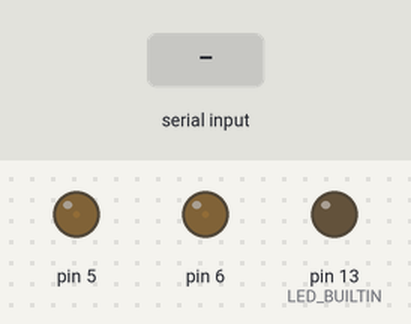
A sketch run on a simulated Arduino Uno, built for the host (arithmetic inside an expression is 32-bit, double 64-bit). Parts: output pins drawn as LEDs (lit = HIGH). Inputs (shaded band) come from the test bench. What the sketch prints to the serial monitor is not drawn.

Above: at 1.7 s.
1.8 s: "3\n" received over Serial
At 4.36 s:
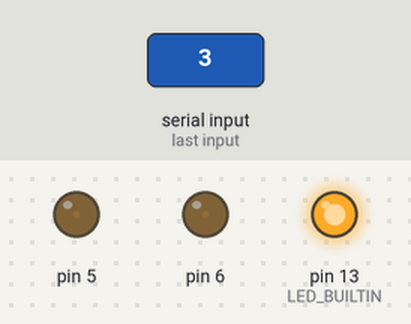
4.8 s: "8\n" received over Serial
7.8 s: "0\n" received over Serial
At 8.8 s:
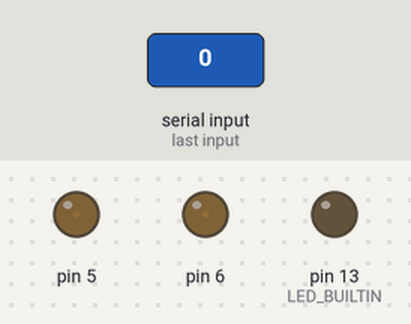
9.3 s: "1\n" received over Serial
At 10.2 s:
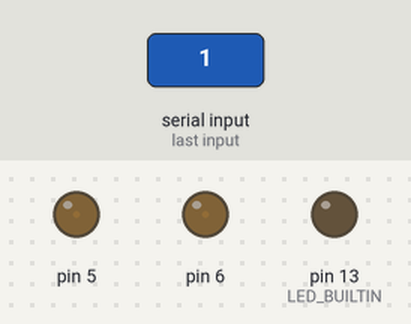
Timing chart, 0 to 13.3 s (numbered marks = the images above; inputs shaded):
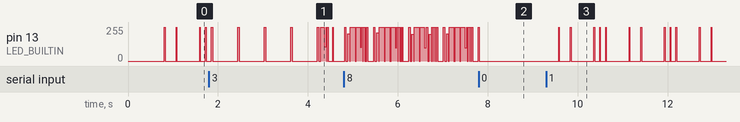

The sketch:

Pretendo.ino
```cpp
// Select target platform (uncomment one)
#define PLATFORM_ARDUINO_UNO
// #define PLATFORM_ARDUINO_DUE
// #define PLATFORM_ESP32

// Uncomment to disable Stereo
// #define PRETENDO_MONO

// Uncomment to disable non-linear mixing emulation
// #define PRETENDO_NO_TRANSFER_FUNCTION

#include "music.h"
#include "pretendo.h"

void killSoundEngine() {
  Sqr1.volume = 0;
  Sqr2.volume = 0;
  Triangle.gate = false;
  Noise.volume = 0;
  DPCM.kill();
}

void playMusic(const byte* musicFile, bool looping = true) {
  killSoundEngine();

  // Select music
  music = musicFile;

  // Set loop
  musicLoop = looping;

  // Start music
  musicLen = pgm_read_byte(music) * 256 + pgm_read_byte(music + 1);
  musicLoopPoint = pgm_read_byte(music + 2) * 256 + pgm_read_byte(music + 3);
  // Flags currently only used for region (0 = NTSC, 1 = PAL)
  byte flagsByte = pgm_read_byte(music + 4);
  setRegion(flagsByte);
  dmcSamples = pgm_read_byte(music + 5);
  uint16_t currentFileOffset = 6 + dmcSamples * 2;
  for (int i = 0; i < dmcSamples; i++) {
    dmcLengths[i] =  pgm_read_byte(music + 6 + i * 2) * 256 + pgm_read_byte(music + 6 + i * 2 + 1);
    dmcOffsets[i] = currentFileOffset;
    currentFileOffset += dmcLengths[i];
  }
  musicBase = currentFileOffset;
  musicPos = musicBase;
  musicPlaying = true;
  musicPaused = false;
  // Keep time for playback
  msCounter = Millis();
}

void stopMusic() {
  killSoundEngine();
  musicPlaying = false;
  musicPaused = false;
}

void rewindMusic() {
  musicPos = musicBase + musicLoopPoint;
}

void pauseMusic() {
  if (musicPlaying) {
    killSoundEngine();
    musicPlaying = false;
    musicPaused = true;
  }
}

void unpauseMusic() {
  if (musicPaused) {
    musicPlaying = true;
    musicPaused = false;
  }
}

void playPauseMusic() {
  if (musicPaused) {
    unpauseMusic();
  } else {
    pauseMusic();
  }
}

void selectDemoMusic(char select) {
  demoMusic = NULL;
  switch (select) {
    case '0':
      demoMusic = music_smb2_underground;
    break;
    case '1':
      demoMusic = music_smb_underwater;
    break;
    case '2':
      demoMusic = music_smb_flagpole;
    break;
    case '3':
      demoMusic = music_contra_intro;
    break;
    case '4':
      demoMusic = music_contra_base;
    break;
    case '5':
      demoMusic = music_metroid_brinstar;
    break;
    case '6':
      demoMusic = music_dr_mario_pre_game;
    break;
    case '7':
      demoMusic = music_duck_hunt_level_start;
    break;
    case '8':
      demoMusic = music_duck_hunt_level_complete;
    break;
    case '9':
      // demoMusic = music_dev;
    break;
  }
  if (demoMusic != NULL) {
    playMusic(demoMusic);
  }
}

void setup() {
  // Initialize system
  Serial.begin(115200);
  pinMode(LED_BUILTIN, OUTPUT);
  delay(250);
  Serial.println("Starting up...");
  delay(250);

  #ifdef PLATFORM_ARDUINO_UNO
    pinMode(5, OUTPUT);
    pinMode(6, OUTPUT);
    setPwmFrequency(5, 1);
    setPwmFrequency(6, 1);
    analogWrite(5, 1);
    analogWrite(6, 1);
  #endif

  #ifdef PLATFORM_ARDUINO_DUE
    pinMode(DAC0, OUTPUT);
    pinMode(DAC1, OUTPUT);
    analogWriteResolution(12);
    analogWrite(DAC0, 1);
    analogWrite(DAC1, 1);
  #endif

  #ifdef PLATFORM_ESP32
    pinMode(DAC1, OUTPUT);
    pinMode(DAC2, OUTPUT);
    dacWrite(DAC1, 1);
    dacWrite(DAC2, 1);
  #endif

  // Load NES Triangle DDS table
  int kLUT = 0;
  for (int i = 0; i < 32; i++) {
    for (int j = 0; j < 8; j++) {
      NESTriangleLUT[kLUT++] = NESTriangleRefTable[i];
    }
  }
  Triangle.LUT = NESTriangleLUT;

  // Copy the DMC delta pattern for all 8-bit combinations
  // This saves a mod operation inside the DMC emulation
  // The AVR CPU is already at almost full load at this point,
  // so using some RAM for faster execution comes at little loss,
  // since there isn't any more free execution time for any other
  // logic to run that would use any significant memory
  // This does not offer any significant performance gain on other
  // dev platforms, but is left as-is for compatibility
  // If it ain't broken, don't fix it
  for (int i = 1; i < 64; i++) {
    for (int j = 0; j < 4; j++) {
      DMCDeltaMap[i * 4 + j] = DMCDeltaMap[j];
    }
  }

  // Initialize Audio Routine
  #ifdef PLATFORM_ARDUINO_UNO
    Timer1.initialize(CALLBACK_US);
    Timer1.attachInterrupt(audioCallback);
  #endif

  #ifdef PLATFORM_ARDUINO_DUE
    startTimer(TC1, 0, TC3_IRQn, SAMPLE_RATE);
  #endif
  #ifdef PLATFORM_ESP32
    timer = timerBegin(0, APB_CLOCK_PRESCALER, true);
    Serial.println("1");
    timerAttachInterrupt(timer, &audioCallback, true);
    Serial.println("2");
    timerAlarmWrite(timer, 1, true);
    Serial.println("3");
    timerAlarmEnable(timer);
    Serial.println("a");
  #endif
  Serial.println("Done!");

  // Play music
  selectDemoMusic('1');

  // Display greeting
  Serial.println();
  Serial.println(F("Welcome to Pretendo!"));
  Serial.println(F("A high-level NES APU emulator for the Arduino Uno / Due and ESP32"));
  Serial.println(F("Select a track:"));
  Serial.println(F("(0) SMB2: Underground"));
  Serial.println(F("(1) SMB: Underwater"));
  Serial.println(F("(2) SMB: Flag Pole"));
  Serial.println(F("(3) Contra: Intro"));
  Serial.println(F("(4) Contra: Base"));
  Serial.println(F("(5) Metroid: Brinstar"));
  Serial.println(F("(6) Dr. Mario: Pre-game screen"));
  Serial.println(F("(7) Duck Hunt: Level start"));
  Serial.println(F("(8) Duck Hunt: Level complete"));
  Serial.println(F("(9) Your own music"));
  Serial.println();
  Serial.println(F("'p' = Play/Pause, 'r' = Rewind, 'l' = Toggle loop"));
  Serial.println(F("Switch regions with 'q' (PAL) and 'w' (NTSC)"));
  Serial.println(F("'+' / '-' = Track speed"));
  Serial.println(F("Toggle channels: 's' (Sq 1), 'S' (Sq 2), 't' (Triangle), 'n' (Noise), 'd' (DMC)"));
  Serial.println();
  Serial.println(F("https://github.com/vlad-the-compiler/pretendo"));
  Serial.println();
}

// Music parser state
byte control;
bool sqr1FFlag;
bool sqr2FFlag;
bool triangleFFlag;
bool sqr1ParamFlag;
bool sqr2ParamFlag;
bool noiseParamFlag;
bool triangleActiveFlag;
bool extendedFlag;

void loop() {
  // Control via Serial Monitor
  while (Serial.available()) {
    char rd = Serial.read();
    switch (rd) {
      default:
        selectDemoMusic(rd);
      break;
      case 'p':
        playPauseMusic();
      break;
      case 'r':
        rewindMusic();
      break;
      case 'l':
        musicLoop = !musicLoop;
        Serial.print("Loop: ");
        Serial.println(musicLoop);
      break;
      case 's':
        sq1en = !sq1en;
      break;
      case 'S':
        sq2en = !sq2en;
      break;
      case 't':
        trien = !trien;
      break;
      case 'n':
        noien = !noien;
      break;
      case 'd':
        dmcen = !dmcen;
      break;
      case 'q':
        setRegion(PRETENDO_NTSC);
      break;
      case 'w':
        setRegion(PRETENDO_PAL);
      break;
      case '-':
        frameMillis++;
      break;
      case '+':
        frameMillis--;
      break;
    }
  }
  if (musicPlaying) {
    if (Millis() - msCounter >= frameMillis) {
      digitalWrite(LED_BUILTIN, LOW);
      if (musicPos - musicBase >= musicLen) {
        if (musicLoop) {
          rewindMusic();
        } else {
          stopMusic();
        }
      }
      byte control = pgm_read_byte(music + musicPos);
      musicPos++;
      sqr1FFlag = (control & 1);
      sqr2FFlag = (control & 2);
      triangleFFlag = (control & 4);
      sqr1ParamFlag = (control & 8);
      sqr2ParamFlag = (control & 16);
      noiseParamFlag = (control & 32);
      triangleActiveFlag = (control & 64);
      extendedFlag = (control & 128);

      if (sqr1FFlag) {
        Sqr1.phaseDelta = (pgm_read_byte(music + musicPos) * 256 + pgm_read_byte(music + musicPos + 1)) * PHASE_1HZ;
        musicPos += 2;
      }
      if (sqr2FFlag) {
        Sqr2.phaseDelta = (pgm_read_byte(music + musicPos) * 256 + pgm_read_byte(music + musicPos + 1)) * PHASE_1HZ;
        musicPos += 2;
      }
      if (triangleFFlag) {
        Triangle.phaseDelta = (pgm_read_byte(music + musicPos) * 256 + pgm_read_byte(music + musicPos + 1)) * PHASE_1HZ;
        if (Triangle.phaseDelta > 10000) {
          Triangle.phaseDelta = 0;
        }
        musicPos += 2;
      }
      if (sqr1ParamFlag) {
        byte data = pgm_read_byte(music + musicPos);
        Sqr1.volume = data & 0x0F;
        Sqr1.duty = pulseDutyTable[data >> 4];
        musicPos++;
      }
      if (sqr2ParamFlag) {
        byte data = pgm_read_byte(music + musicPos);
        Sqr2.volume = data & 0x0F;
        Sqr2.duty = pulseDutyTable[data >> 4];
        musicPos++;
      }
      if (noiseParamFlag) {
        byte data = pgm_read_byte(music + musicPos);
        Noise.volume = data & 0x0F;
        Noise.bitClockDelta = NESLFSRFrequencyTable[data >> 4] * PHASE_1HZ;
        musicPos++;
        if (Noise.volume > 0) {
          digitalWrite(LED_BUILTIN, HIGH);
        }
      }
      Triangle.Gate(triangleActiveFlag);
      if (extendedFlag) {
        byte data = pgm_read_byte(music + musicPos);
        Noise.shortMode = (data >> 7);
        bool dmcFlag = ((data & 64) >> 6);
        bool dmcKillFlag = ((data & 32) >> 5);
        if (dmcFlag) {
          data = pgm_read_byte(music + musicPos + 1);
          byte dmcIndex = data & 0x0F;
          byte fDMCIndex = data >> 4;
          data = pgm_read_byte(music + musicPos + 2);
          byte dmcSeed = data & 127;
          bool dmcLoop = data >> 7;
          byte* dmcAddr = (byte*)(music + dmcOffsets[dmcIndex]);
          DPCM.play(dmcAddr, dmcLengths[dmcIndex], fDMCIndex, dmcSeed, dmcLoop);
          musicPos += 3;
        } else {
          musicPos++;
        }
        if (dmcKillFlag) {
          DPCM.kill();
        }
      }
      msCounter = Millis();
    }
  }
}
```

fPWM.h
```cpp
/**
 * Divides a given PWM pin frequency by a divisor.
 *
 * The resulting frequency is equal to the base frequency divided by
 * the given divisor:
 *   - Base frequencies:
 *      o The base frequency for pins 3, 9, 10, and 11 is 31250 Hz.
 *      o The base frequency for pins 5 and 6 is 62500 Hz.
 *   - Divisors:
 *      o The divisors available on pins 5, 6, 9 and 10 are: 1, 8, 64,
 *        256, and 1024.
 *      o The divisors available on pins 3 and 11 are: 1, 8, 32, 64,
 *        128, 256, and 1024.
 *
 * PWM frequencies are tied together in pairs of pins. If one in a
 * pair is changed, the other is also changed to match:
 *   - Pins 5 and 6 are paired on timer0
 *   - Pins 9 and 10 are paired on timer1
 *   - Pins 3 and 11 are paired on timer2
 *
 * Note that this function will have side effects on anything else
 * that uses timers:
 *   - Changes on pins 3, 5, 6, or 11 may cause the delay() and
 *     millis() functions to stop working. Other timing-related
 *     functions may also be affected.
 *   - Changes on pins 9 or 10 will cause the Servo library to function
 *     incorrectly.
 *
 * Thanks to macegr of the Arduino forums for his documentation of the
 * PWM frequency divisors. His post can be viewed at:
 *   http://forum.arduino.cc/index.php?topic=16612#msg121031
 */
void setPwmFrequency(int pin, int divisor) {
  byte mode;
  if(pin == 5 || pin == 6 || pin == 9 || pin == 10) {
    switch(divisor) {
      case 1: mode = 0x01; break;
      case 8: mode = 0x02; break;
      case 64: mode = 0x03; break;
      case 256: mode = 0x04; break;
      case 1024: mode = 0x05; break;
      default: return;
    }
    if(pin == 5 || pin == 6) {
      TCCR0B = TCCR0B & 0b11111000 | mode;
    } else {
      TCCR1B = TCCR1B & 0b11111000 | mode;
    }
  } else if(pin == 3 || pin == 11) {
    switch(divisor) {
      case 1: mode = 0x01; break;
      case 8: mode = 0x02; break;
      case 32: mode = 0x03; break;
      case 64: mode = 0x04; break;
      case 128: mode = 0x05; break;
      case 256: mode = 0x06; break;
      case 1024: mode = 0x07; break;
      default: return;
    }
    TCCR2B = TCCR2B & 0b11111000 | mode;
  }
}
```

platformEndian.h
```cpp
#ifdef PLATFORM_ARDUINO_UNO
  #define PLATFORM_LITTLE_ENDIAN
#endif

#ifdef PLATFORM_ARDUINO_DUE
  #define PLATFORM_LITTLE_ENDIAN
#endif

#ifdef PLATFORM_ESP32
  #define PLATFORM_LITTLE_ENDIAN
#endif
```

platformGlobals.h
```cpp
#ifdef PLATFORM_ESP32
  hw_timer_t* timer = NULL;
  portMUX_TYPE timerMux = portMUX_INITIALIZER_UNLOCKED;
#endif
```

platformLibs.h
```cpp
#ifdef PLATFORM_ARDUINO_UNO
  #include <TimerOne.h>
  #include "fPWM.h"
#endif
```

platformSystemSetup.h
```cpp
#ifdef PLATFORM_ARDUINO_UNO
  #define CALLBACK_US 50 // Sampling Period => 20KHz Sampling Rate
  #define PHASE_1HZ 3.2768 // 65536 (phase accumulator length) / Sampling Rate
  #define DMC2 // Half DMC resolution
#endif

#ifdef PLATFORM_ARDUINO_DUE
  #define SAMPLE_RATE 65536
  #define CALLBACK_US 15
  #define PHASE_1HZ 1
#endif

#ifdef PLATFORM_ESP32
  #define SAMPLE_RATE 65536
  #define APB_CLOCK_PRESCALER 1221
  #define CALLBACK_US 15
  #define PHASE_1HZ 1
  #define LED_BUILTIN 2
  #define DAC1 25
  #define DAC2 26
#endif
```

Source omitted: music.h (data table, 102209 bytes), pretendo.h (11484 bytes)

Measured:
- after the input at 7.8 s, pin 13 (LED_BUILTIN): goes on until 7.8 s, then stays 0/255
- after the input at 9.3 s, pin 13 (LED_BUILTIN): 0/255 → 255/255 after 0.28 s, then repeats every 1.6 s: 0/255 0.24 s, 255/255 0.02 s, 0/255 0.51 s, 2 × (255/255 0.02 s, 0/255 0.11 s), 255/255 0.02 s, 0/255 0.51 s, 255/255 0.02 s
